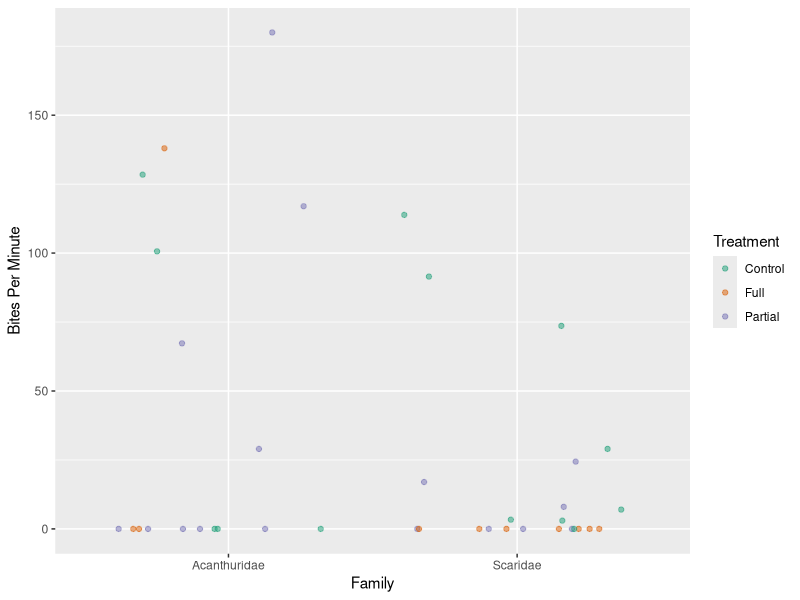
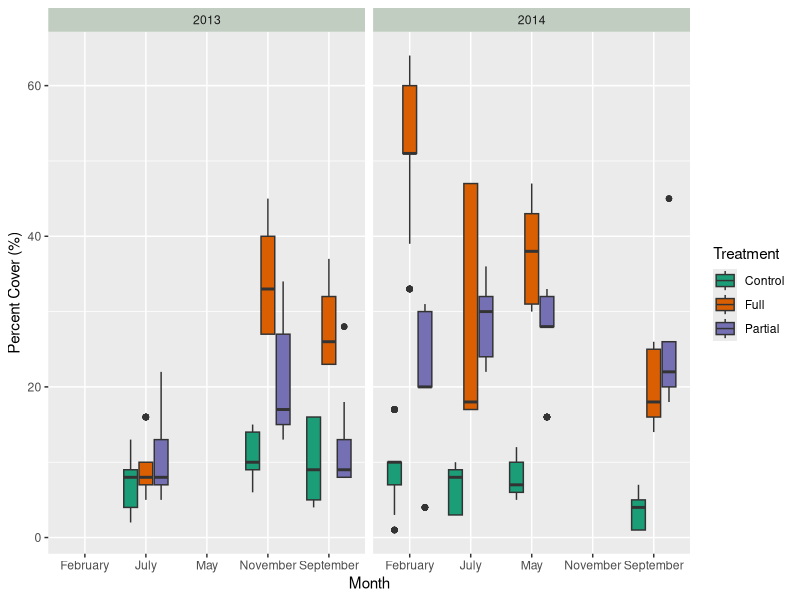
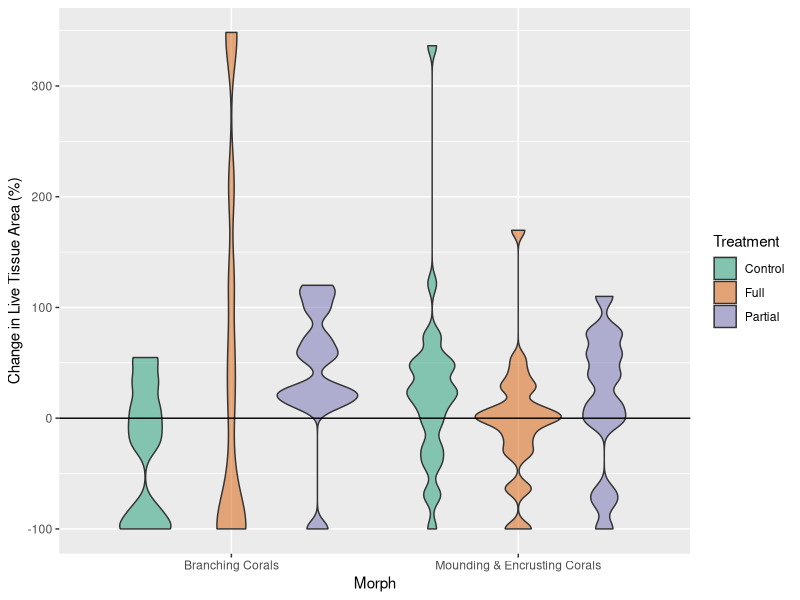
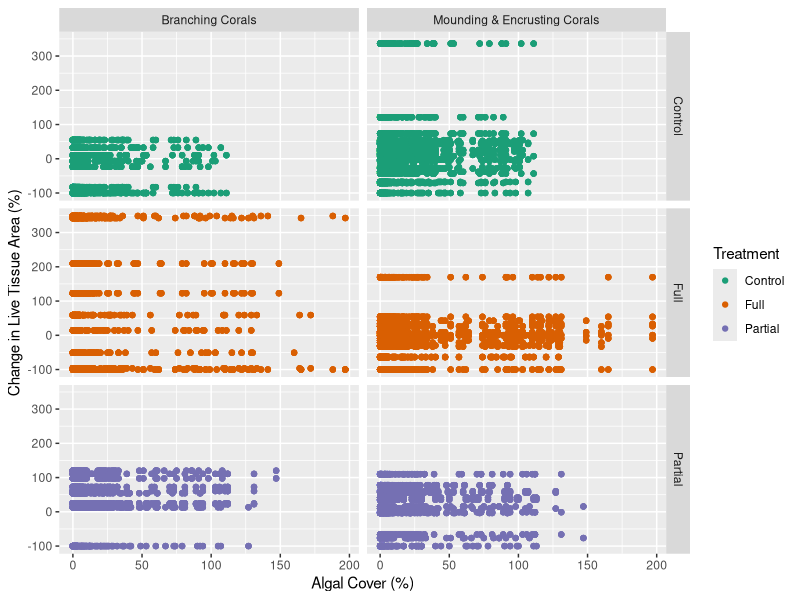

The R source for these figures, in order:
## ---- chunk 1
knitr::opts_chunk$set(echo = TRUE)
library(tidyverse)

### All libraries must be loaded in this chunk
### Any global options you'd like to set (a global ggplot theme for example) should go here
## ---- chunk 2
## Read in and save your two tidy CSV files here for downstream use. 
## Show their output with head() for reproduciblity!
read_csv("treatment_results.csv") -> treatment_results
head(treatment_results)
read_csv("plot_bites.csv") -> plot_bites
head(plot_bites)
## ---- chunk 3
## Code to prepare data for plotting goes here. 
## It should save a dataset you can use to plot in the next chunk.
plot_bites %>%
  filter(family == c("Acanthuridae", "Scaridae"), treatment == c("Full", "Partial", "Control")) %>% 
  #only need the two families according to previos graph and then filtered all treatment types
  select(treatment,family,timeCorrBites) -> new_bites_hour
  #out of all the columns, only needed treatment, family, and timeCorrBites

head(new_bites_hour)
#making sure it has all necessary components for graph
## ---- chunk 4
## plot the data here.
## ensure an appropriate figure size and legible output by setting the fig.width and fig.height for this chunk
new_bites_hour %>%
  ggplot(aes(x = family, y= timeCorrBites)) +
  geom_jitter(aes(color=treatment), alpha=0.5)+ #used alpha so can guarantee seeing all of the points
  scale_color_brewer(palette= "Dark2") + #colorblind friendly palette
  labs(x = "Family", y = "Bites Per Minute", color = "Treatment") ->figure3b 
  #as per the metadata, it is by minute not hour

figure3b

## ---- chunk 5
## Code to prepare data for plotting goes here. 
## It should save a dataset you can use to plot in the next chunk.

treatment_results %>%
  filter(Species == "artCal") %>% 
  #only selecting articulated calcareous algae
  select(Species, treatment, Month, Year, Percent_cover) -> new_artcal_results
  #figure will need the species, month/year, percent cover

head(new_artcal_results)
#making sure it has all necessary components for figure
## ---- chunk 6
## plot the data here.
## ensure an appropriate figure size and legible output by setting the fig.width and fig.height for this chunk

new_artcal_results %>%
  ggplot(aes(x = Month, y = Percent_cover, fill= treatment)) +
  geom_boxplot() +
  #would be able to show outliers in this form of graph as well as average
  facet_grid(~Year)+
  #wanted the years next to eachother to observe year difference
  scale_fill_brewer(palette= "Dark2") +
  #colorblind friendly palette 
  theme(strip.background = element_rect(fill = "honeydew3")) +
  #felt like switching up the header color
  labs(y = "Percent Cover (%)", fill = "Treatment") -> figure_5b

figure_5b
## ---- chunk 7
## Code to prepare data for plotting goes here. 
## It should save a dataset you can use to plot in the next chunk.

treatment_results %>%
 mutate(Morph = case_when(morph == "mound.crust" ~ "Mounding & Encrusting Corals", morph == "branch" ~ "Branching Corals")) %>%
  drop_na(Morph) %>%
  #removed NAs
  select(- morph) %>%
  #removed column since created a new one with new names
  mutate(growth = growth * 100) %>%
  #after looking at data again and graph, realized that it was not in percent so needed to multiply by 100
  select(Morph, growth, treatment) -> new_morph
  #only shows what I will be graphing so it is cleaner to look like and when deciding how to wrangle data
  
new_morph
## ---- chunk 8
## plot the data here.
## ensure an appropriate figure size and legible output by setting the fig.width and fig.height for this chunk

new_morph %>%
  ggplot(aes(x = Morph, y = growth, fill = treatment)) +
  geom_violin(alpha = 0.5) +
  #would show distribution of data/be able to properly see black line
  scale_fill_brewer(palette = "Dark2") +
  #colorblind friendly
  labs(y = "Change in Live Tissue Area (%)", fill = "Treatment") +
  geom_hline(yintercept = 0, col = "black") 
  #had a black line go through the y intercept to show where there is 0 % change
## ---- chunk 9
## Code to prepare data for plotting goes here. 
## It should save a dataset you can use to plot in the next chunk.

treatment_results %>%
   mutate(Morph = case_when(morph == "mound.crust" ~ "Mounding & Encrusting Corals", morph == "branch" ~ "Branching Corals")) %>%
  drop_na(Morph) %>%
  #removed NAs
  select(- morph) %>%
  #removed column since created a new one with new names
  mutate(growth = growth * 100) %>%
  #made it a percent not decimal
  select(Morph, treatment, growth, Percent_cover) -> new_algal_cover
  #selected only columns that were needed 

new_algal_cover
## ---- chunk 10
## plot the data here.
## ensure an appropriate figure size and legible output by setting the fig.width and fig.height for this chunk

new_algal_cover %>%
  ggplot(aes(x = Percent_cover, y = growth, color = treatment)) +
  geom_point()+
  #scatterplot to show where data points are
  facet_grid(treatment~ Morph) +
  #wanted to separate morphs and treatments to better understand data
  scale_color_brewer(palette = "Dark2") +
  #colorblind friendly color
  labs(y = "Change in Live Tissue Area (%)", x = "Algal Cover (%)", color = "Treatment") -> figure_6b

figure_6b
## ---- chunk 11
## Code to prepare data for plotting goes here. 
## It should save a dataset you can use to plot in the next chunk.
## ---- chunk 12
## plot the data here.
## ensure an appropriate figure size and legible output by setting the fig.width and fig.height for this chunk
